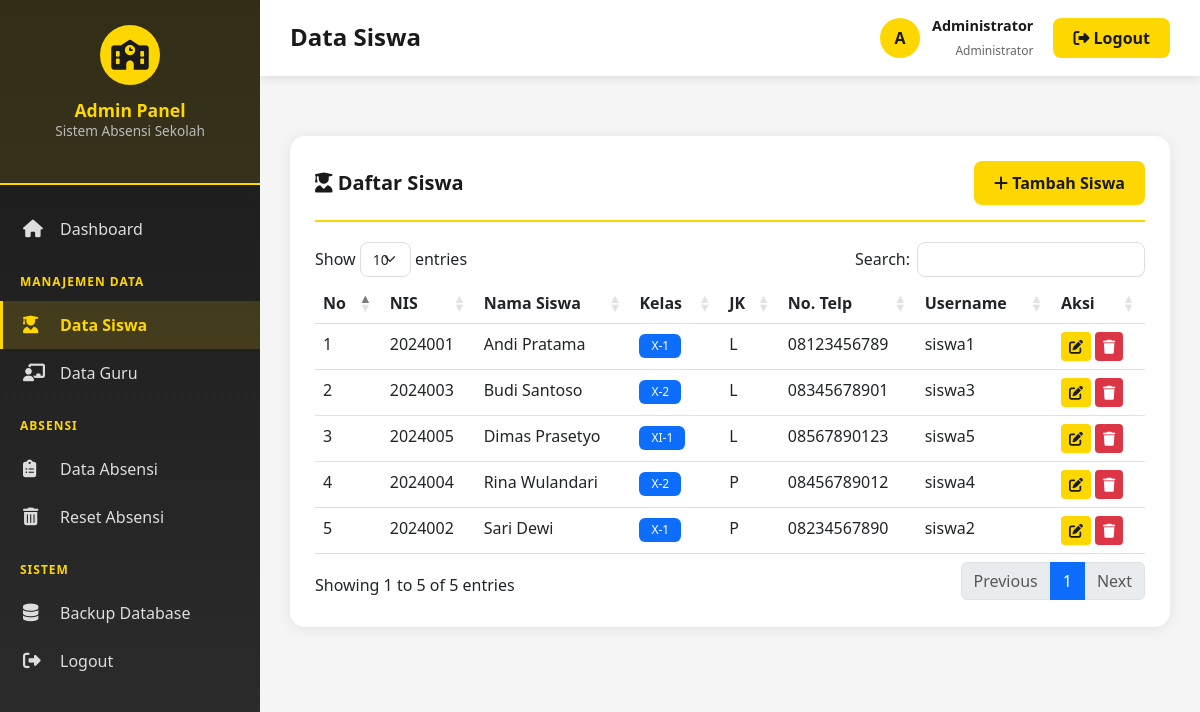
Before: /admin/data_siswa.php (signed in) with the older database file.
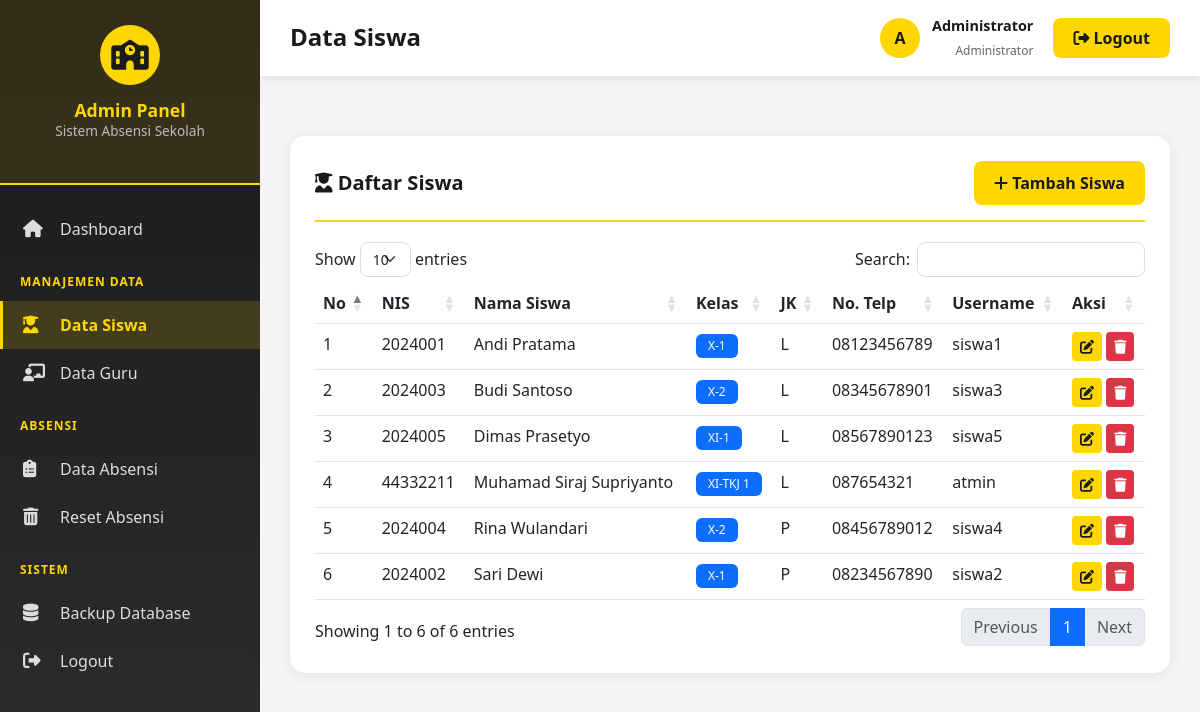
After: the same page with the newer database file.
### tables this page shows
CREATE TABLE `siswa` (
  `id_siswa` int(11) NOT NULL,
  `nama_siswa` varchar(100) NOT NULL,
  `nis` varchar(20) NOT NULL,
  `kelas` varchar(20) NOT NULL,
  `username` varchar(50) NOT NULL,
  `password` varchar(255) NOT NULL,
  `jenis_kelamin` enum('L','P') NOT NULL,
  `tempat_lahir` varchar(50) DEFAULT NULL,
  `tanggal_lahir` date DEFAULT NULL,
  `alamat` text DEFAULT NULL,
  `no_telp` varchar(15) DEFAULT NULL,
  `email` varchar(50) DEFAULT NULL,
  `nama_wali` varchar(100) DEFAULT NULL,
  `no_telp_wali` varchar(15) DEFAULT NULL,
  `foto_profil` varchar(255) DEFAULT 'default.jpg'
);

### admin/data_siswa.php (the view, shortened to what this page needs)
<?php
require_once 'includes/header.php';
$siswa = $conn->query("SELECT * FROM siswa ORDER BY nama_siswa ASC");
?>
<div class="table-card">
    <div class="table-header">
        <h5><i class="fas fa-user-graduate"></i> Daftar Siswa</h5>
        <button class="btn btn-primary" data-bs-toggle="modal" data-bs-target="#modalSiswa" onclick="resetForm()">
            <i class="fas fa-plus"></i> Tambah Siswa
        </button>
    </div>
    <div class="table-responsive">
        <table class="table table-hover data-table">
            <thead>
                <tr>
                    <th>No</th>
                    <th>NIS</th>
                    <th>Nama Siswa</th>
                    <th>Kelas</th>
                    <th>JK</th>
                    <th>No. Telp</th>
                    <th>Username</th>
                    <th>Aksi</th>
                </tr>
            </thead>
            <tbody>
                <?php
                $no = 1;
                while($row = $siswa->fetch_assoc()):
                ?>
                    <tr>
                        <td><?php echo $no++; ?></td>
                        <td><?php echo $row['nis']; ?></td>
                        <td><?php echo $row['nama_siswa']; ?></td>
                        <td><span class="badge bg-primary"><?php echo $row['kelas']; ?></span></td>
                        <td><?php echo $row['jenis_kelamin']; ?></td>
                        <td><?php echo $row['no_telp']; ?></td>
                        <td><?php echo $row['username']; ?></td>
                        <td>
                            <button onclick="editSiswa(<?php echo $row['id_siswa']; ?>)" class="btn btn-sm btn-warning" title="Edit">
                                <i class="fas fa-edit"></i>
                            </button>
                            <button onclick="confirmDelete('?delete=<?php echo $row['id_siswa']; ?>', 'Hapus siswa <?php echo $row['nama_siswa']; ?>?')" class="btn btn-sm btn-danger" title="Hapus">
                                <i class="fas fa-trash"></i>
                            </button>
                        </td>
                    </tr>
                <?php endwhile; ?>
            </tbody>
        </table>
    </div>
</div>
<?php require_once 'includes/footer.php'; ?>

Changed rows visible on the page:
added siswa: nis "44332211", nama_siswa "Muhamad Siraj Supriyanto", kelas "XI-TKJ 1", jenis_kelamin "L", no_telp "087654321", username "atmin"
Other visible differences:
text written by a page script: "Show entries Search: Showing 1 to 5 of 5 entries Previous 1 Next" → "Show entries Search: Showing 1 to 6 of 6 entries Previous 1 Next"
